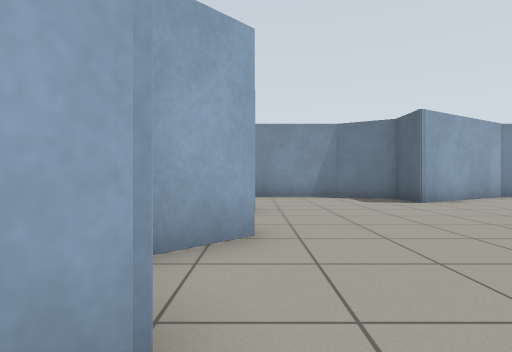
view 1 (above)

16 first-person views from a walk through a world built for the Gazebo simulator. The camera is 0.72 m above the floor, looks level and sees 80° across. The floor is counted in squares, 1 m on a side. Each view is taken from the middle of a square. On the plan, view 1 faces up. The plan holds only what a view shows up to about 10 squares ahead; the rest is blank.

view 2
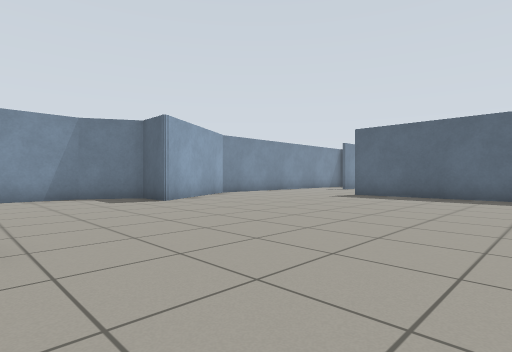

view 3
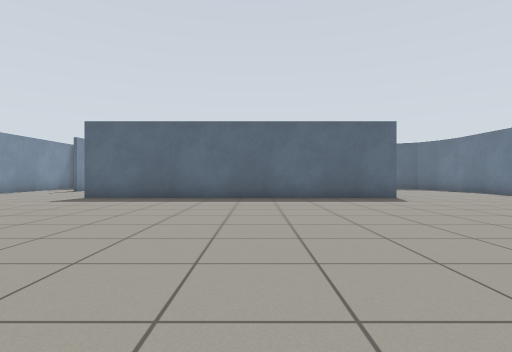

view 4
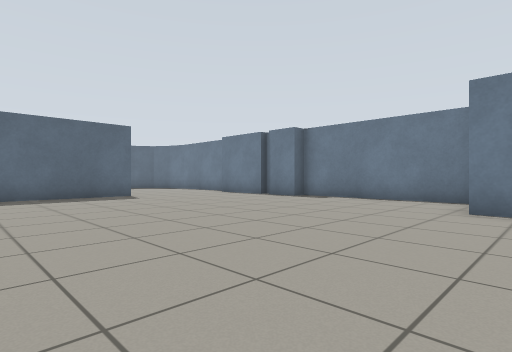

view 5
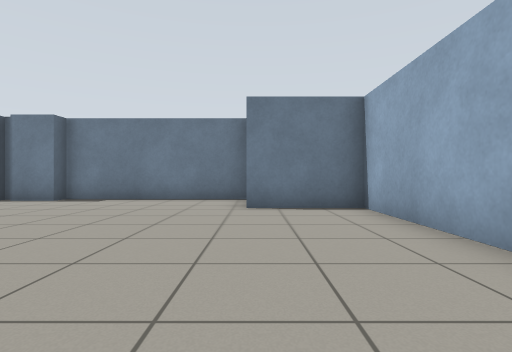

view 6
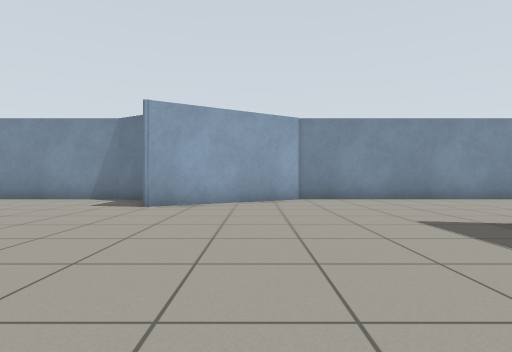

view 7
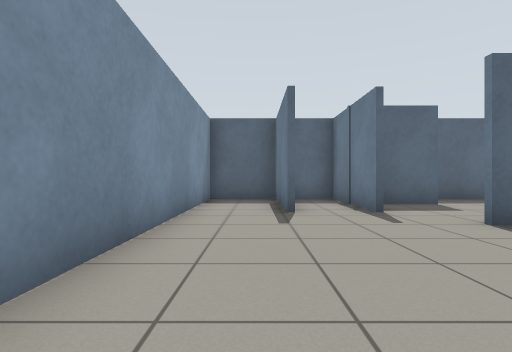

view 8
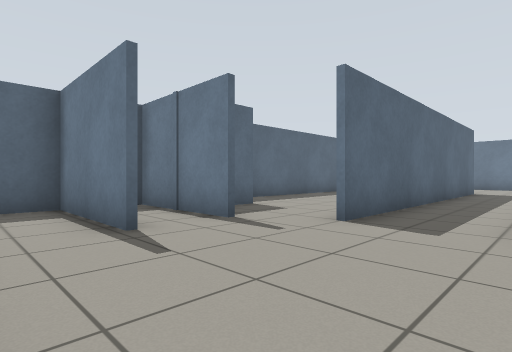

view 9
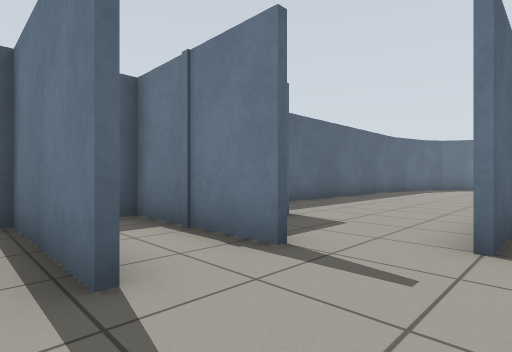

view 10
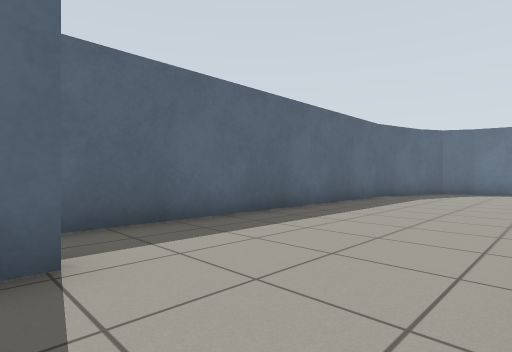

view 11
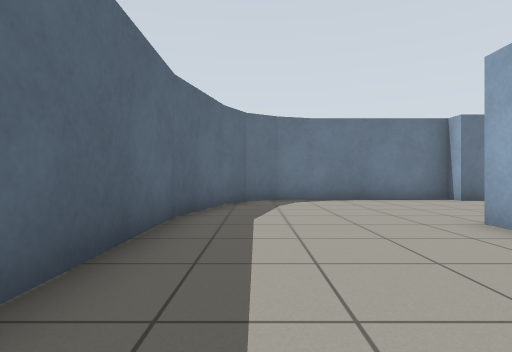

view 12
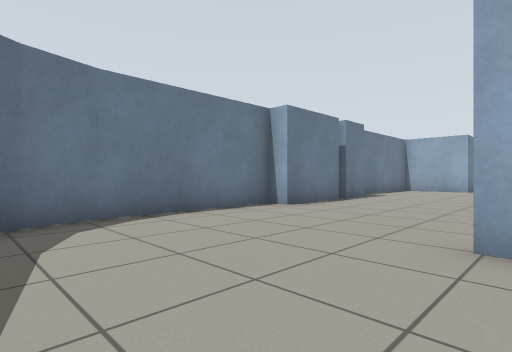

view 13
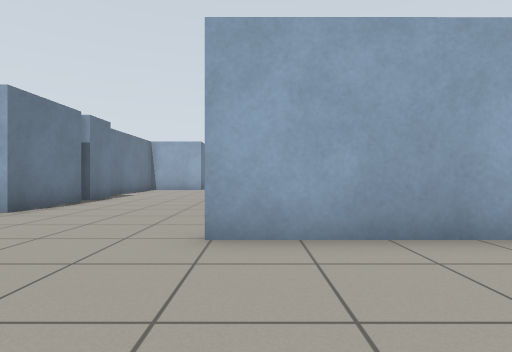

view 14
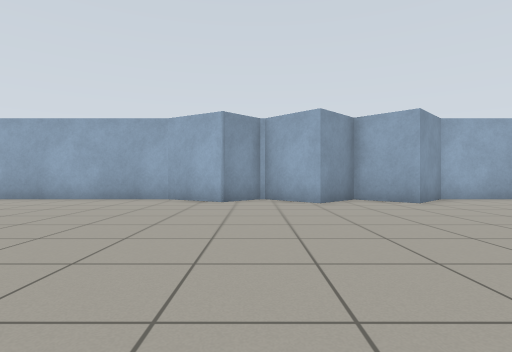

view 15
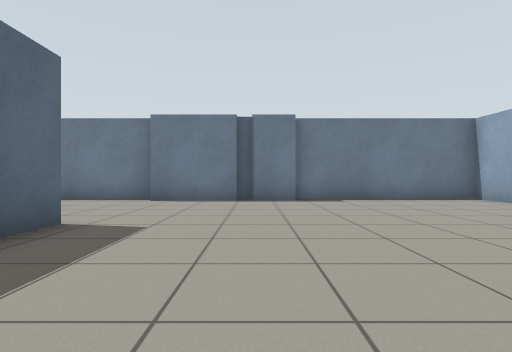

view 16
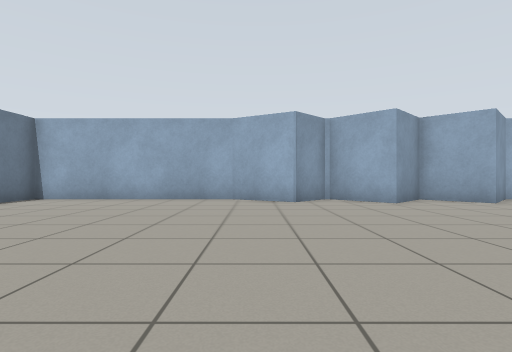

### Floor plan
Points are (right, up) in squares from view 1. A wall is a line through its corners. A room is listed if a view was taken in it or the views show most of it. See-through windows are left out.
Room 1 (views 1, 2, 3, 4, 5, 6, 7, 8, 9, 10, 11, 12, 13, 14, 15, 16)
walls: (13.6, -1.1) (13.6, -4.6); (13.4, -1.7) (13.4, 5.6); (10.9, -4.6) (10.9, 5.6); (16.7, 4.4) (16.7, 5.9); (8.5, -8.8) (11.1, -8.8) (11.1, -9.4) (15.2, -9.4); (15, 8.4) (18.5, 8.4); (8, -9.2) (8.6, -9.2); (1.2, -8) (1.2, -9.4) (6.8, -9.4) (6.8, -8.8) (8.1, -8.8); (18.4, 6.6) (18.4, 10.4) (8.5, 10.4) (4.4, 8.1) (4.4, 9.5) (2.8, 10.4) (-1, 10.4); (18.4, -5.4) (18.4, 4.1); (15.1, -9.4) (16.4, -9.1); (-1.4, 10) (-1.4, 7.7) (0, 6.3) (-1.3, 5) (0, 3.7) (-1.5, 2.2) (-0.4, 1.1) (-1.4, -0.7) (-1.4, -6.8) (1.2, -6.8); (16.3, -9.1) (17.3, -8.6) (17.8, -7.6); (17.8, -7.7) (18.4, -5.2)

Positions as (right, up) in squares from view 1, and headings:
1: (0, 0), facing up
2: (0, 0), facing up-right
3: (1, 0), facing right
4: (0, 0), facing down-right
5: (1, 0), facing down
6: (7, 1), facing up
7: (9, 9), facing right
8: (11, 10), facing down-right
9: (13, 9), facing down-right
10: (14, 5), facing down-right
11: (17, 0), facing down
12: (17, -4), facing down-left
13: (17, -4), facing left
14: (8, 2), facing left
15: (8, 0), facing down
16: (8, 0), facing left
